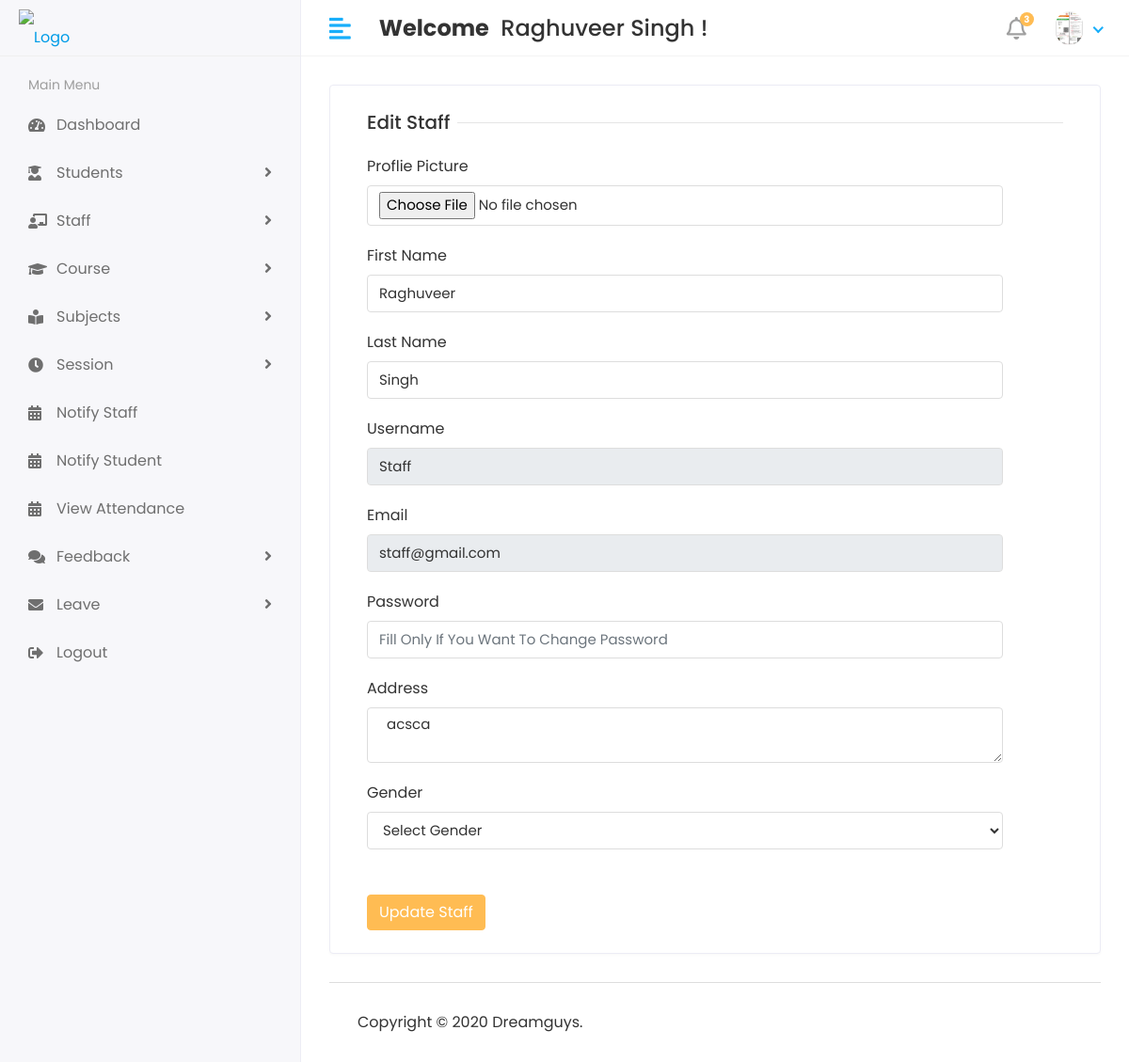
The app's page /Hod/Staff/Edit/5 (signed in) with its own data.
### cmsapp/models.py (models this page shows, shortened)
class CustomUser(AbstractUser):
    USER = (
        (1,'HOD'),
        (2,'Staff'),
        (3,'Student'),
    )
    user_type = models.CharField(choices=USER, max_length=50,default=1)
    profile_pic = models.ImageField(upload_to='media/profile_pic')

class Staff(models.Model):
    admin = models.OneToOneField(CustomUser,on_delete=models.CASCADE)
    address = models.TextField()
    gender = models.CharField(max_length=100)
    created_at = models.DateTimeField(auto_now_add=True)
    updated_at = models.DateTimeField(auto_now=True)

### college_management_system/HOD_views.py (the view)
# urls.py: path('Hod/Staff/Edit/<str:id>',HOD_views.EDIT_STAFF,name='edit_staff'),
@login_required(login_url='/')
def EDIT_STAFF(request,id):
    staff = Staff.objects.get(id = id)
    context = {
        'staff':staff,
    }
    return render(request, 'HOD/edit_staff.html',context)

### templates/HOD/edit_staff.html (shortened to what this page needs)
{% extends 'base.html' %}
{% block content %}
<div class="row">
   <div class="col-sm-12">
      <div class="card">
         <div class="card-body">
            <form method="post" action= "{% url 'update_staff' %}" enctype="multipart/form-data">
                  <div class="col-12">
                     <h5 class="form-title"><span>Edit Staff</span></h5>
                  </div>
                  <div class="col-sm-11">
                     <div class="form-group">
                        <label>Proflie Picture</label>
                        <input type="file" class="form-control" name="profile_pic" >
                     </div>
                  </div>
                  <div class="col-sm-11">
                     <div class="form-group">
                        <label>First Name</label>
                        <input type="text" class="form-control" name="first_name" value = "{{staff.admin.first_name}}" required>
                     </div>
                  </div>
                  <div class="col-sm-11">
                     <div class="form-group">
                        <label>Last Name</label>
                        <input type="text" class="form-control" name="last_name" value = "{{staff.admin.last_name}}" required>
                     </div>
                  </div>
                  <div class="col-sm-11">
                     <div class="form-group">
                        <label>Username</label>
                        <input type="text" class="form-control" name="username" value = "{{staff.admin.username}}" required readonly>
                     </div>
                  </div>
                  <div class="col-sm-11">
                     <div class="form-group">
                        <label>Email</label>
                        <input type="text" class="form-control" name="email" value = "{{staff.admin.email}}" required readonly>
                     </div>
                  </div>
                   <div class="col-sm-11">
                     <div class="form-group">
                        <label>Password</label>
                        <input type="password" class="form-control" name="password"  placeholder="Fill Only If You Want To Change Password" >
                     </div>
                  </div>
                  <div class="col-sm-11">
                     <div class="form-group">
                        <label>Address</label>
                         <textarea class="form-control" name="address" required> {{staff.address}} </textarea >
                     </div>
                  </div>
                   <div class="col-sm-11">
                   <label>Gender</label>
                       <select class="form-control" name="gender">
                           <option>Select Gender</option>
                       </select>
                  </div>
                <br>
                <br>
                  <div class="col-12">
                     <button type="submit" class="btn btn-primary">Update Staff</button>
                  </div>
            </form>
         </div>
      </div>
   </div>
</div>
{% endblock %}

### templates/includes/header.html (shortened to what this page needs)
{% load static %}
   <div class="header">
            <div class="header-left">
               <a href="index.html" class="logo">
               <img src="{% static 'assets/img/logo.png' %}" alt="Logo">
               </a>
            </div>
            <a href="javascript:void(0);" id="toggle_btn">
            <i class="fas fa-align-left"></i>
            </a>
            <div class="top-nav-search mt-3">
               <h4>
                  <strong>Welcome</strong>&nbsp; <span>{{user.first_name}} {{user.last_name}} !</span>
               </h4>
            </div>
            <ul class="nav user-menu">
               <li class="nav-item dropdown noti-dropdown">
                  <a href="#" class="dropdown-toggle nav-link" data-toggle="dropdown">
                  <i class="far fa-bell"></i> <span class="badge badge-pill">3</span>
                  </a>
               </li>
               <li class="nav-item dropdown has-arrow">
                  <a href="#" class="dropdown-toggle nav-link" data-toggle="dropdown">
                     {% if user.profile_pic == "" %}
                     <span class="user-img"><img class="rounded-circle" src="{% static 'assets/img/noimg.jpg' %}" width="31" alt=""></span>
                     {% else %}
                  <span class="user-img"><img class="rounded-circle" src="/{{user.profile_pic}}" width="31" alt="Ryan Taylor"></span>
                     {% endif %}
                  </a>
               </li>
            </ul>
         </div>

### static/assets/css/style.css (style rules this page uses)
html { height: 100%; }
body { background-color: #fff; color: #333; font-family: 'Poppins', sans-serif; font-size: 1rem; height: 100%; line-height: 1.5; overflow-x: hidden; }
h1, h2, h3, h4, h5, h6 { font-family: 'Poppins', sans-serif; margin-top: 0; }
.form-control { border: 1px solid #ddd; box-shadow: none; color: #333; font-size: 15px; height: 40px; }
a { color: #009ce7; }
input, button, a { transition: all 0.4s ease; -moz-transition: all 0.4s ease; -o-transition: all 0.4s ease; -ms-transition: all 0.4s ease; -webkit-transition: all 0.4s ease; }
input, input:focus, button, button:focus { outline: none; }
input[type="file"] { height: auto; min-height: calc(1.5em + .75rem + 2px); }
input[type=text], input[type=password] { -webkit-appearance: none; -moz-appearance: none; appearance: none; }
textarea.form-control { resize: vertical; }
.form-group { margin-bottom: 1.25rem; }
ul, ol { padding: 0px; list-style: none; }
.btn-primary { background-color: #FFBC53; border: 1px solid #FFBC53; }
.card { border: 1px solid #ececf5; box-shadow: 0 1px 3px 0 rgba(0, 0, 0, 0.03); margin-bottom: 1.875rem; }
.card-body { padding: 1.5rem; }
.header { background-color: #fff; border-bottom: 1px solid #f3f3f4; left: 0; position: fixed; right: 0; top: 0; z-index: 1001; height: 60px; }
.header .header-left { float: left; height: 60px; padding: 0 20px; position: relative; width: 320px; z-index: 1; transition: all 0.2s ease-in-out; background-color: #f7f7fa; border-bottom: 1px solid #efefef; border-right: 1px solid #ececf5; display: flex; align-items: center; }
.header .header-left .logo { display: inline-block; line-height: 60px; }
.header .header-left .logo img { max-height: 40px; width: auto; }
.header .dropdown-toggle:after { display: none; }
.header .has-arrow .dropdown-toggle:after { border-top: 0; border-left: 0; border-bottom: 2px solid #18aefa; border-right: 2px solid #18aefa; content: ''; height: 8px; display: inline-block; pointer-events: none; -webkit-transform-origin: 66% 66%; -ms-transform-origin: 66% 66%; transform-origin: 66% 66%; -webkit-transform: rotate(45deg); -ms-transform: rotate(45deg); transform: rotate(45deg); -webkit-transition: all 0.15s ease-in-out; transition: all 0.15s ease-in-out; width: 8px; vertical-align: 0px; }
.user-menu { float: right; margin: 0; position: relative; z-index: 99; padding-right: 15px; }
.user-menu.nav > li > a { color: #a0a0a0; font-size: 14px; line-height: 58px; padding: 0 15px; height: 60px; }
.user-img { margin-right: 3px; position: relative; }
.top-nav-search { float: left; margin-left: 15px; }
.user-menu.nav > li > a .badge { background-color: #FFBC53; display: block; font-size: 10px; font-weight: bold; height: 15px; width: 15px; position: absolute; right: 7px; top: 13px; color: #fff; padding: 3px; }
.user-menu.nav > li > a > i { font-size: 1.5rem; line-height: 60px; }
.form-title { width: 100%; max-width: 100%; padding: 0; font-size: 1.25rem; font-weight: 500; line-height: inherit; color: #333; white-space: normal; position: relative; display: block; margin-bottom: 20px; }
.form-title:before { content: ""; position: absolute; left: 0px; right: 0px; height: 1px; top: 50%; background-color: rgba(0, 0, 0, 0.1); }
.form-title span { padding: 0px 0.5rem 0 0; background-color: #fff; display: inline-block; z-index: 2; position: relative; }
@media (min-width: 992px) { #toggle_btn { align-items: center; color: #18aefa; display: inline-flex; float: left; font-size: 26px; height: 60px; justify-content: center; margin-left: 15px; padding: 0 15px; } }

### records on screen
CustomUser: first_name "Raghuveer", last_name "Singh", profile_pic (picture)
Staff: first_name "Raghuveer", last_name "Singh", username "Staff", email "staff@gmail.com", address "acsca"
